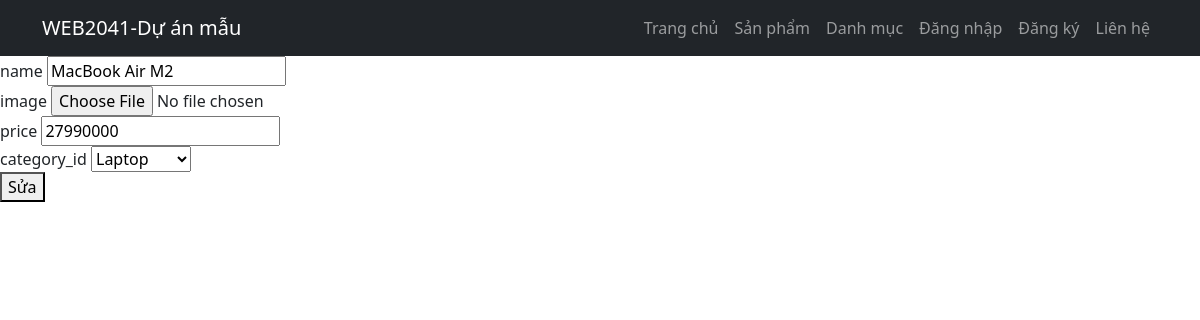
Screenshot of /?act=product-edit&id=3 with the database file from the repository.
### tables this page shows
CREATE TABLE `product` (
  `id` int NOT NULL,
  `name` varchar(255) NOT NULL,
  `image` varchar(255) DEFAULT NULL,
  `price` double NOT NULL,
  `category_id` int DEFAULT NULL
);

CREATE TABLE `category` (
  `id` int NOT NULL,
  `name` varchar(255) NOT NULL
);

### controllers/ProductController.php (called while the page is built, shortened)
<?php
class ProductController
{
    public $modelProduct;
    public $modelCategory;
    public function __construct()
    {
        $this->modelProduct = new ProductModel();
        $this->modelCategory = new CategoryModel();
    }
    public function edit(){
        $categories = $this->modelCategory->getAllCategory();
        $detail = $this->modelProduct->getOne();
        require_once './views/product/edit.php';
    }
}

### index.php (called while the page is built, shortened)
<?php
require_once './commons/function.php';
require_once './controllers/ProductController.php';
require_once './models/ProductModel.php';
require_once './models/CategoryModel.php';
$act = $_GET['act'] ?? '/';
match ($act) {
    '/' => (new ProductController())->Home(),
    'product-list' => (new ProductController())->index(),
    'product-create' => (new ProductController())->create(),
    'product-store' => (new ProductController())->store(),
    'product-destroy' => (new ProductController())->delete(),
    'product-edit' => (new ProductController())->edit(),
    'product-update' => (new ProductController())->update(),
    'category-list'    => (new CategoryController())->index(),
    'category-create'  => (new CategoryController())->create(),
    'category-store'   => (new CategoryController())->store(),
    'category-edit'    => (new CategoryController())->edit(),
    'category-update'  => (new CategoryController())->update(),
    'category-destroy' => (new CategoryController())->delete(),
};

### commons/function.php (called while the page is built, shortened)
<?php
function connectDB() {
    $host = DB_HOST;
    $port = DB_PORT;
    $dbname = DB_NAME;
    try {
        $conn = new PDO("mysql:host=$host;port=$port;dbname=$dbname", DB_USERNAME, DB_PASSWORD);
        $conn->setAttribute(PDO::ATTR_ERRMODE, PDO::ERRMODE_EXCEPTION);
        $conn->setAttribute(PDO::ATTR_DEFAULT_FETCH_MODE, PDO::FETCH_ASSOC);
        return $conn;
    } catch (PDOException $e) {
        echo ("Connection failed: " . $e->getMessage());
    }
}

### models/ProductModel.php (called while the page is built, shortened)
<?php
class ProductModel
{
    public $conn;
    public function __construct()
    {
        $this->conn = connectDB();
    }
    public function getOne(){
        $sql = "SELECT * FROM `product` WHERE id = :id";
        $stmt=$this->conn->prepare($sql);
        $stmt->bindParam('id', $_GET['id']);
        $stmt->execute();
        return $stmt->fetch();
    }
}

### models/CategoryModel.php (called while the page is built, shortened)
<?php
class CategoryModel
{
    public $conn;
    public function __construct()
    {
        $this->conn = connectDB();
    }
    public function getAllCategory()
    {
        $sql = "SELECT * FROM `category`";
        $stmt = $this->conn->query($sql);
        return $stmt->fetchAll();
    }
}

### views/product/edit.php (the view, shortened to what this page needs)
<!DOCTYPE html>
<html lang="en">
<head>
    <link href="https://cdn.jsdelivr.net/npm/bootstrap@5.3.3/dist/css/bootstrap.min.css" rel="stylesheet">
</head>
<body>
    <header>
        <nav class="navbar navbar-expand-lg navbar-dark bg-dark">
            <div class="container">
                <a class="navbar-brand" href="#">WEB2041-Dự án mẫu</a>
                <div class="collapse navbar-collapse" id="navbarNav">
                    <ul class="navbar-nav ms-auto">
                        <li class="nav-item"><a class="nav-link" href="<?= BASE_URL ?>">Trang chủ</a></li>
                        <li class="nav-item"><a class="nav-link" href="<?= BASE_URL . '?act=product-list' ?>">Sản phẩm</a></li>
                        <li class="nav-item"><a class="nav-link" href="<?= BASE_URL . '?act=category-list' ?>">Danh mục</a></li>
                        <li class="nav-item"><a class="nav-link" href="<?= BASE_URL ?>">Đăng nhập</a></li>
                        <li class="nav-item"><a class="nav-link" href="<?= BASE_URL ?>">Đăng ký</a></li>
                        <li class="nav-item"><a class="nav-link" href="<?= BASE_URL ?>">Liên hệ</a></li>
                    </ul>
                </div>
            </div>
        </nav>
    </header>
    <form action="<?= BASE_URL . '?act=product-update&id=' . $_GET['id'] ?>" method="POST" enctype="multipart/form-data">
        <div>
            <label for="name">name</label>
            <input type="text" name="name" value="<?= $detail['name'] ?>">
        </div>
        <div>
            <label for="image">image</label>
            <input type="file" name="image" value="<?= $detail['image'] ?>">
        </div>
        <div>
            <label for="price">price</label>
            <input type="number" name="price" value="<?= $detail['price'] ?>">
        </div>
        <div>
            <label for="category_id">category_id </label>
            <select name="category_id">
                <?php foreach ($categories as $category): ?>
                    <option value="<?= $category['id'] ?>" <?= $category['id'] == $detail['category_id'] ? 'selected' : '' ?>>
                        <?= $category['name'] ?></option>
                <?php endforeach; ?>
            </select>
        </div>
        <button type="submit">Sửa</button>
    </form>
</body>
</html>

### rows the page displays
product: name "MacBook Air M2", price "27990000", category_id "Laptop"
